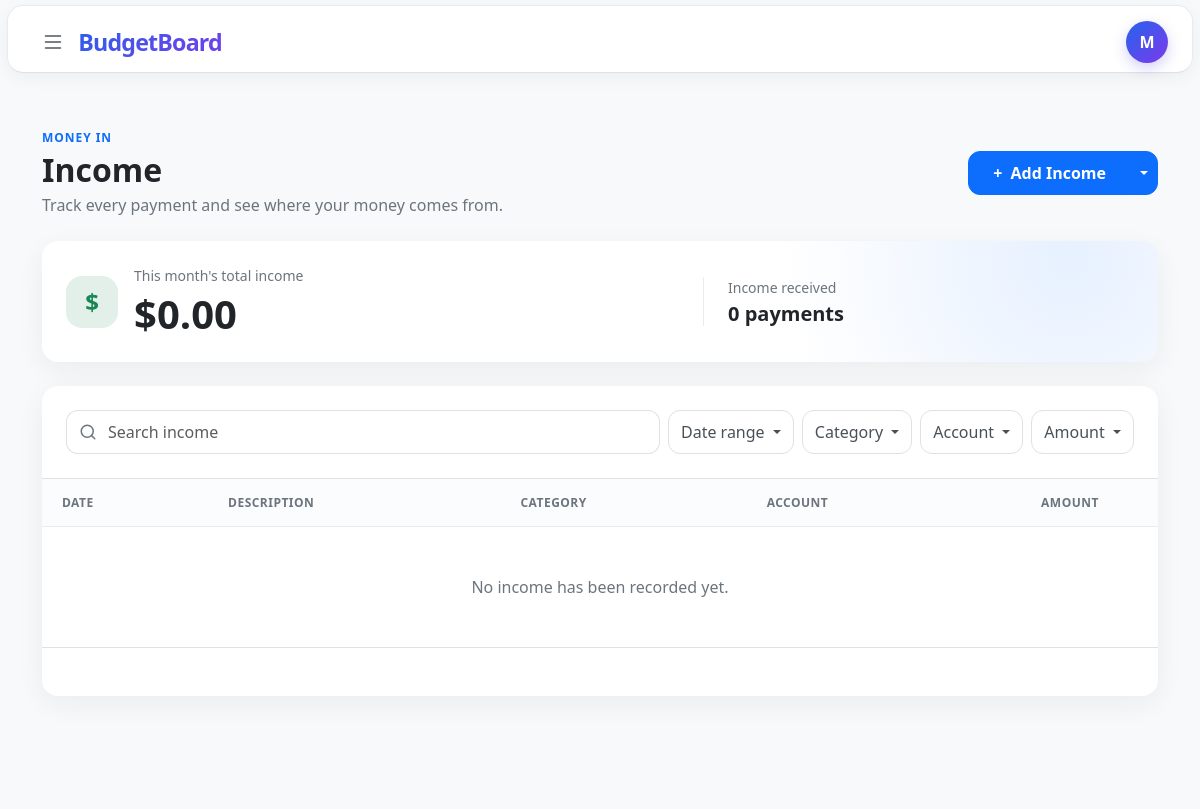
Page /income (signed in) on the earlier database version.
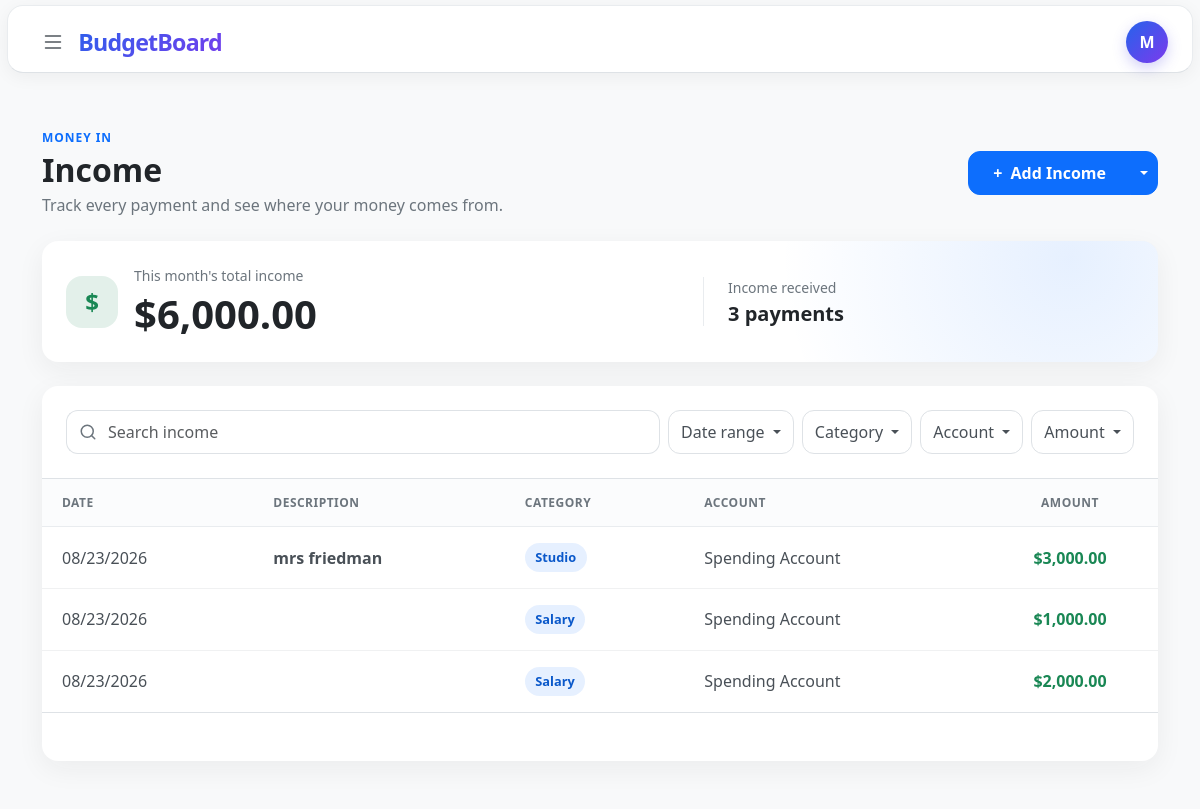
Same page on the later database version.
### tables this page shows
CREATE TABLE income (
    id INTEGER PRIMARY KEY AUTOINCREMENT,
    user_id INTEGER NOT NULL,
    amount NUMERIC NOT NULL,
    category_id INTEGER NOT NULL,
    description TEXT,
    account_id INTEGER NOT NULL,
    date DATETIME NOT NULL DEFAULT CURRENT_TIMESTAMP,
    added_at DATETIME NOT NULL DEFAULT CURRENT_TIMESTAMP,

    FOREIGN KEY (user_id) REFERENCES users(id),
    FOREIGN KEY (category_id) REFERENCES categories(id),
    FOREIGN KEY (account_id) REFERENCES accounts(id)
);

CREATE TABLE categories (
    id INTEGER PRIMARY KEY AUTOINCREMENT,
    user_id INTEGER NOT NULL,
    name TEXT NOT NULL,
    type TEXT NOT NULL CHECK (type IN ('income', 'expense')),
    created_at DATETIME NOT NULL DEFAULT CURRENT_TIMESTAMP,

    FOREIGN KEY (user_id) REFERENCES users(id),
    UNIQUE (user_id, name, type)
);

CREATE TABLE accounts(
    id INTEGER PRIMARY KEY AUTOINCREMENT,
    user_id INTEGER NOT NULL,
    name TEXT NOT NULL,
    type TEXT NOT NULL CHECK (
        type IN (
            'checking',
            'savings',
            'cash',
            'credit card',
            'investment',
            'other'
        )
    ),
    bank TEXT,
    created_at DATETIME NOT NULL DEFAULT CURRENT_TIMESTAMP,

    FOREIGN KEY (user_id) REFERENCES users(id)
);

### app.py (the view)
@app.route("/income", defaults={"limit": 10}, methods=["GET", "POST"])
@app.route("/income/<int:limit>", methods=["GET", "POST"])
def income(limit):
    user_id = session["user_id"]
    allowed_limits = (10, 25, 50)
    if limit not in allowed_limits:
        limit = 10
    errors = {}
    if request.method == "POST":
        amount_text = (request.form.get("amount") or "").strip()
        category_name = (request.form.get("category") or "").strip()
        submitted_description = request.form.get("description")
        description = submitted_description.strip() if submitted_description else None
        account_id_text = (request.form.get("account_id") or "").strip()
        income_date = (request.form.get("date") or "").strip()
        cents_amount = None
        account_id = None
        try:
            amount = Decimal(amount_text)
            cents_amount = amount.quantize(Decimal("0.01"))
            if not amount.is_finite() or amount <= 0 or amount != cents_amount:
                errors["amount"] = (
                    "Enter an amount greater than zero with no more "
                    "than two decimal places."
                )
        except (InvalidOperation, ValueError):
            errors["amount"] = (
                "Enter an amount greater than zero with no more "
                "than two decimal places."
            )
        if not category_name:
            errors["category"] = "Income category is required."
        elif len(category_name) > 50:
            errors["category"] = "Income category must be 50 characters or fewer."
        if description and len(description) > 150:
            errors["description"] = "Description must be 150 characters or fewer."
        try:
            account_id = int(account_id_text)
        except ValueError:
            errors["account_id"] = "Select a valid account."
        else:
            account_rows = db.execute(
                "SELECT id FROM accounts WHERE id = ? AND user_id = ?",
                account_id,
                user_id
            )
            if len(account_rows) != 1:
                errors["account_id"] = "Select a valid account."
        try:
            datetime.strptime(income_date, "%Y-%m-%d")
        except ValueError:
            errors["date"] = "Select a valid income date."
        if errors:
            form_data = {
                "amount": amount_text,
                "category": category_name,
                "description": description if description is not None else "",
                "account_id": account_id_text,
                "date": income_date
            }
        else:
            category_rows = db.execute(
                """
                SELECT id
                FROM categories
                WHERE user_id = ?
                  AND type = 'income'
                  AND name = ? COLLATE NOCASE
                """,
                user_id,
                category_name
            )
            if category_rows:
                category_id = category_rows[0]["id"]
            else:
                category_id = db.execute(
                    """
                    INSERT INTO categories (user_id, name, type)
                    VALUES (?, ?, 'income')
                    """,
                    user_id,
                    category_name
                )
            db.execute(
                """
                INSERT INTO income (
                    user_id,
                    amount,
                    category_id,
                    description,
                    account_id,
                    date
                )
                VALUES (?, ?, ?, ?, ?, ?)
                """,
                user_id,
                float(cents_amount),
                category_id,
                description,
                account_id,
                income_date
            )
            return redirect(url_for("income", limit=limit, added=1))
    else:
        form_data = {
            "amount": "",
            "category": "",
            "description": "",
            "account_id": "",
            "date": datetime.now().strftime("%Y-%m-%d")
        }
    accounts = db.execute(
        "SELECT id, name FROM accounts WHERE user_id = ? ORDER BY name",
        user_id
    )
    categories = db.execute(
        """
        SELECT id, name
        FROM categories
        WHERE user_id = ? AND type = 'income'
        ORDER BY name
        """,
        user_id
    )
    entries = db.execute(
        """
        SELECT
            income.id,
            income.amount,
            income.description,
            strftime('%m/%d/%Y', income.date) AS display_date,
            categories.name AS category,
            accounts.name AS account
        FROM income
        JOIN categories ON categories.id = income.category_id
        JOIN accounts ON accounts.id = income.account_id
        WHERE income.user_id = ?
        ORDER BY income.date DESC, income.id DESC
        LIMIT ?
        """,
        user_id,
        limit + 1
    )
    has_more = len(entries) > limit
    entries = entries[:limit]
    summary = db.execute(
        """
        SELECT
            COALESCE(SUM(amount), 0) AS total,
            COUNT(*) AS count
        FROM income
        WHERE user_id = ?
          AND date(date, 'start of month') =
              date('now', 'localtime', 'start of month')
        """,
        user_id
    )[0]
    next_limit = {10: 25, 25: 50, 50: None}[limit] if has_more else None
    return render_template(
        "income.html",
        accounts=accounts,
        categories=categories,
        entries=entries,
        summary=summary,
        errors=errors,
        form_data=form_data,
        current_limit=limit,
        next_limit=next_limit
    ), 400 if errors else 200

### templates/income.html (shortened to what this page needs)
{% extends "layout.html" %}
{% block main %}
    <section class="income-page py-4 py-lg-5">
        <div class="container-xl">
            <div class="d-flex flex-column flex-sm-row align-items-sm-center justify-content-between gap-3 mb-4">
                <div>
                    <p class="income-eyebrow mb-1">Money in</p>
                    <h1 class="h2 fw-bold mb-1">Income</h1>
                    <p class="text-secondary mb-0">Track every payment and see where your money comes from.</p>
                </div>
                <div class="btn-group income-add-group align-self-start align-self-sm-center">
                    <button
                        class="btn btn-primary px-4"
                        type="button"
                        data-bs-toggle="modal"
                        data-bs-target="#addIncomeModal"
                    >
                        <span class="me-1" aria-hidden="true">+</span> Add Income
                    </button>
                    <button
                        class="btn btn-primary dropdown-toggle dropdown-toggle-split"
                        type="button"
                        data-bs-toggle="dropdown"
                        aria-expanded="false"
                    >
                    </button>
                </div>
            </div>
            <div class="card income-summary-card border-0 mb-4">
                <div class="card-body p-4">
                    <div class="row align-items-center g-4">
                        <div class="col-sm-7">
                            <div class="d-flex align-items-center gap-3">
                                <div class="income-summary-icon" aria-hidden="true">$</div>
                                <div>
                                    <p class="text-secondary small mb-1">This month's total income</p>
                                    <p class="display-6 fw-bold mb-0">{{ summary["total"] | usd }}</p>
                                </div>
                            </div>
                        </div>
                        <div class="col-sm-5">
                            <div class="income-summary-detail ps-sm-4">
                                <p class="text-secondary small mb-1">Income received</p>
                                <p class="h5 fw-semibold mb-0">
                                    {{ summary["count"] }}
                                    {{ "payment" if summary["count"] == 1 else "payments" }}
                                </p>
                            </div>
                        </div>
                    </div>
                </div>
            </div>
            <div class="card income-list-card border-0">
                <div class="card-body p-0">
                    <div class="p-3 p-lg-4 border-bottom">
                        <div class="row g-2 align-items-center">
                            <div class="col-12 col-lg">
                                <div class="input-group income-search">
                                    <span class="input-group-text bg-white border-end-0 text-secondary" aria-hidden="true">
                                        <svg width="18" height="18" viewBox="0 0 24 24" fill="none" stroke="currentColor" stroke-width="2" stroke-linecap="round" stroke-linejoin="round">
                                            <circle cx="11" cy="11" r="8"></circle>
                                            <path d="m21 21-4.35-4.35"></path>
                                        </svg>
                                    </span>
                                    <input
                                        class="form-control border-start-0 ps-0"
                                        type="search"
                                        placeholder="Search income"
                                        aria-label="Search income"
                                    >
                                </div>
                            </div>
                            <div class="col-6 col-sm-auto dropdown">
                                <button class="btn btn-outline-secondary w-100 dropdown-toggle" type="button" data-bs-toggle="dropdown" data-bs-auto-close="outside" aria-expanded="false">
                                    Date range
                                </button>
                            </div>
                            <div class="col-6 col-sm-auto dropdown">
                                <button class="btn btn-outline-secondary w-100 dropdown-toggle" type="button" data-bs-toggle="dropdown" data-bs-auto-close="outside" aria-expanded="false">
                                    Category
                                </button>
                            </div>
                            <div class="col-6 col-sm-auto dropdown">
                                <button class="btn btn-outline-secondary w-100 dropdown-toggle" type="button" data-bs-toggle="dropdown" data-bs-auto-close="outside" aria-expanded="false">
                                    Account
                                </button>
                            </div>
                            <div class="col-6 col-sm-auto dropdown">
                                <button class="btn btn-outline-secondary w-100 dropdown-toggle" type="button" data-bs-toggle="dropdown" data-bs-auto-close="outside" aria-expanded="false">
                                    Amount
                                </button>
                            </div>
                        </div>
                    </div>
                    <div class="table-responsive">
                        <table class="table income-table align-middle mb-0">
                            <thead>
                                <tr>
                                    <th scope="col">Date</th>
                                    <th scope="col">Description</th>
                                    <th scope="col">Category</th>
                                    <th scope="col">Account</th>
                                    <th class="income-amount-column" scope="col">Amount</th>
                                </tr>
                            </thead>
                            <tbody>
                                {% for entry in entries %}
                                    <tr>
                                        <td><span class="text-nowrap">{{ entry["display_date"] }}</span></td>
                                        <td><span class="fw-semibold">{{ entry["description"] or "" }}</span></td>
                                        <td><span class="income-category">{{ entry["category"] }}</span></td>
                                        <td>{{ entry["account"] }}</td>
                                        <td class="income-amount-column fw-semibold text-success">{{ entry["amount"] | usd }}</td>
                                    </tr>
                                {% else %}
                                    <tr>
                                        <td class="text-center text-secondary py-5" colspan="5">
                                            No income has been recorded yet.
                                        </td>
                                    </tr>
                                {% endfor %}
                            </tbody>
                        </table>
                    </div>
                    <div class="text-center p-4 border-top">
                    </div>
                </div>
            </div>
        </div>
    </section>
{% endblock %}

Differences in the rows shown:
added income: display_date "08/23/2026", description "mrs friedman", category "Studio", account "Spending Account", amount "$3,000.00"
added income: display_date "08/23/2026", category "Salary", account "Spending Account", amount "$1,000.00"
added income: display_date "08/23/2026", category "Salary", account "Spending Account", amount "$2,000.00"
Other differences:
{{ summary["total"] | usd }}: "$0.00" → "$6,000.00"
{{ summary["count"] }}: "0" → "3"
text no longer shown: "No income has been recorded yet."
